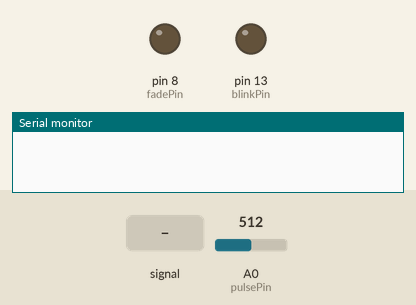
Simulated run of this sketch. Board: Arduino Uno, built with avr-gcc and run on an emulated ATmega328P. Shown: output pins drawn as LEDs (lit = HIGH), the last lines printed to the serial monitor. Dashed ring = blinking. Inputs (shaded band) come from the test bench; at power-on: A0 (pulsePin) = 512.

Above: at 1.2 s.
1.3 s: A0 (pulsePin) fed a 200 Hz sine of ±81 counts around its level
At 2.16 s:
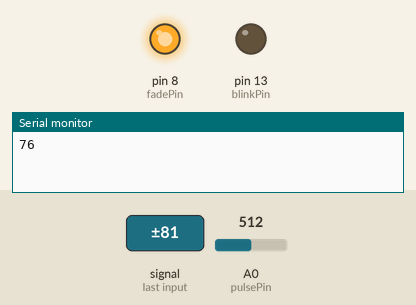
4.3 s: A0 (pulsePin) set to 513
At 7.08 s:
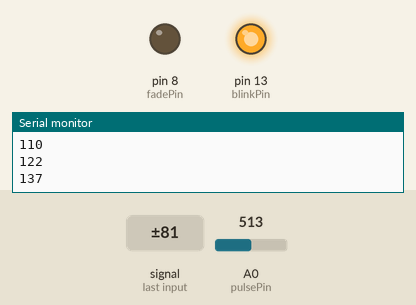
7.3 s: A0 (pulsePin) fed a 2 Hz sine of ±306 counts around its level
At 7.57 s:
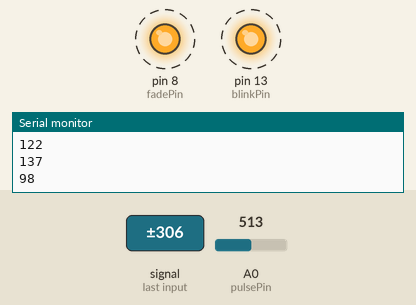
10.3 s: A0 (pulsePin) set to 535
11.8 s: A0 (pulsePin) set to 511
At 12.1 s:
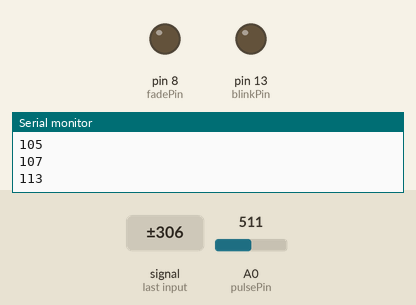
Timing chart, 0 to 14.3 s (numbered marks = the images above; inputs shaded):
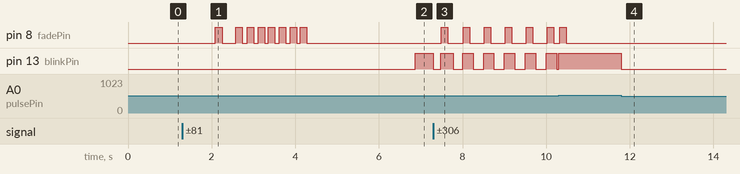

The sketch:

sketch_aug26b.ino
```cpp
//  Variables
int pulsePin = 0;                 // Pulse Sensor purple wire connected to analog pin 0
int blinkPin = 13;                // pin to blink led at each beat
int fadePin = 8;                  // pin to do fancy classy fading blink at each beat
int fadeRate = 0;                 // used to fade LED on with PWM on fadePin


// Volatile Variables, used in the interrupt service routine!
volatile int BPM;                   // int that holds raw Analog in 0. updated every 2mS
volatile int Signal;                // holds the incoming raw data
volatile int IBI = 600;             // int that holds the time interval between beats! Must be seeded!
volatile boolean Pulse = false;     // "True" when User's live heartbeat is detected. "False" when not a "live beat".
volatile boolean QS = false;        // becomes true when Arduoino finds a beat.

// Regards Serial OutPut  -- Set This Up to your needs
static boolean serialVisual = true;   // Set to 'false' by Default.  Re-set to 'true' to see Arduino Serial Monitor ASCII Visual Pulse

volatile int rate[10];                      // array to hold last ten IBI values
volatile unsigned long sampleCounter = 0;          // used to determine pulse timing
volatile unsigned long lastBeatTime = 0;           // used to find IBI
volatile int P = 512;                      // used to find peak in pulse wave, seeded
volatile int T = 512;                     // used to find trough in pulse wave, seeded
volatile int thresh = 525;                // used to find instant moment of heart beat, seeded
volatile int amp = 100;                   // used to hold amplitude of pulse waveform, seeded
volatile boolean firstBeat = true;        // used to seed rate array so we startup with reasonable BPM
volatile boolean secondBeat = false;      // used to seed rate array so we startup with reasonable BPM

void setup()
{
  pinMode(blinkPin,OUTPUT);         // pin that will blink to your heartbeat!
  pinMode(fadePin,OUTPUT);          // pin that will fade to your heartbeat!
  Serial.begin(115200);             // we agree to talk fast!
  interruptSetup();                 // sets up to read Pulse Sensor signal every 2mS
                                    // IF YOU ARE POWERING The Pulse Sensor AT VOLTAGE LESS THAN THE BOARD VOLTAGE,
                                    // UN-COMMENT THE NEXT LINE AND APPLY THAT VOLTAGE TO THE A-REF PIN
                                    //   analogReference(EXTERNAL);
}


//  Where the Magic Happens
void loop()
{
   serialOutput();

  if (QS == true) // A Heartbeat Was Found
    {
      // BPM and IBI have been Determined
      // Quantified Self "QS" true when arduino finds a heartbeat
      fadeRate = 255; // Makes the LED Fade Effect Happen, Set 'fadeRate' Variable to 255 to fade LED with pulse
      serialOutputWhenBeatHappens(); // A Beat Happened, Output that to serial.
      QS = false; // reset the Quantified Self flag for next time
    }

  ledFadeToBeat(); // Makes the LED Fade Effect Happen
  delay(20); //  take a break
}

void ledFadeToBeat()
{
   fadeRate -= 15;                         //  set LED fade value
   fadeRate = constrain(fadeRate,0,255);   //  keep LED fade value from going into negative numbers!
   analogWrite(fadePin,fadeRate);          //  fade LED
}

void interruptSetup()
{
  // Initializes Timer2 to throw an interrupt every 2mS.
  TCCR2A = 0x02;     // DISABLE PWM ON DIGITAL PINS 3 AND 11, AND GO INTO CTC MODE
  TCCR2B = 0x06;     // DON'T FORCE COMPARE, 256 PRESCALER
  OCR2A = 0X7C;      // SET THE TOP OF THE COUNT TO 124 FOR 500Hz SAMPLE RATE
  TIMSK2 = 0x02;     // ENABLE INTERRUPT ON MATCH BETWEEN TIMER2 AND OCR2A
  sei();             // MAKE SURE GLOBAL INTERRUPTS ARE ENABLED
}

void serialOutput()
{   // Decide How To Output Serial.
 if (serialVisual == true)
  {
     arduinoSerialMonitorVisual('-', Signal);   // goes to function that makes Serial Monitor Visualizer
  }
 else
  {
      sendDataToSerial('S', Signal);     // goes to sendDataToSerial function
   }
}

void serialOutputWhenBeatHappens()
{
 if (serialVisual == true) //  Code to Make the Serial Monitor Visualizer Work
   {
     Serial.println(BPM);
   }
 else
   {
     sendDataToSerial('B',BPM);   // send heart rate with a 'B' prefix
     sendDataToSerial('Q',IBI);   // send time between beats with a 'Q' prefix
   }
}

void arduinoSerialMonitorVisual(char symbol, int data )
{
  const int sensorMin = 0;      // sensor minimum, discovered through experiment
  const int sensorMax = 1024;    // sensor maximum, discovered through experiment
  int sensorReading = data; // map the sensor range to a range of 12 options:
  int range = map(sensorReading, sensorMin, sensorMax, 0, 11);
  // do something different depending on the
  // range value:
  switch (range)
  {
    case 0:
      break;
    case 1:
      //Serial.println("---");
      break;
    case 2:
      //Serial.println("------");
      break;
    case 3:
      //Serial.println("---------");
      break;
    case 4:
      //Serial.println("------------");
      break;
    case 5:
      //Serial.println("--------------|-");
      break;
    case 6:
      //Serial.println("--------------|---");
      break;
    case 7:
      //Serial.println("--------------|-------");
      break;
    case 8:
      //Serial.println("--------------|----------");
      break;
    case 9:
      //Serial.println("--------------|----------------");
      break;
    case 10:
      //Serial.println("--------------|-------------------");
      break;
    case 11:
      //Serial.println("--------------|-----------------------");
      break;
  }
}


void sendDataToSerial(char symbol, int data )
{

}

ISR(TIMER2_COMPA_vect) //triggered when Timer2 counts to 124
{
  cli();                                      // disable interrupts while we do this
  Signal = analogRead(pulsePin);              // read the Pulse Sensor
  sampleCounter += 2;                         // keep track of the time in mS with this variable
  int N = sampleCounter - lastBeatTime;       // monitor the time since the last beat to avoid noise
                                              //  find the peak and trough of the pulse wave
  if(Signal < thresh && N > (IBI/5)*3) // avoid dichrotic noise by waiting 3/5 of last IBI
    {
      if (Signal < T) // T is the trough
      {
        T = Signal; // keep track of lowest point in pulse wave
      }
    }

  if(Signal > thresh && Signal > P)
    {          // thresh condition helps avoid noise
      P = Signal;                             // P is the peak
    }                                        // keep track of highest point in pulse wave

  //  NOW IT'S TIME TO LOOK FOR THE HEART BEAT
  // signal surges up in value every time there is a pulse
  if (N > 250)
  {                                   // avoid high frequency noise
    if ( (Signal > thresh) && (Pulse == false) && (N > (IBI/5)*3) )
      {
        Pulse = true;                               // set the Pulse flag when we think there is a pulse
        digitalWrite(blinkPin,HIGH);                // turn on pin 13 LED
        IBI = sampleCounter - lastBeatTime;         // measure time between beats in mS
        lastBeatTime = sampleCounter;               // keep track of time for next pulse

        if(secondBeat)
        {                        // if this is the second beat, if secondBeat == TRUE
          secondBeat = false;                  // clear secondBeat flag
          for(int i=0; i<=9; i++) // seed the running total to get a realisitic BPM at startup
          {
            rate[i] = IBI;
          }
        }

        if(firstBeat) // if it's the first time we found a beat, if firstBeat == TRUE
        {
          firstBeat = false;                   // clear firstBeat flag
          secondBeat = true;                   // set the second beat flag
          sei();                               // enable interrupts again
          return;                              // IBI value is unreliable so discard it
        }
      // keep a running total of the last 10 IBI values
      word runningTotal = 0;                  // clear the runningTotal variable

      for(int i=0; i<=8; i++)
        {                // shift data in the rate array
          rate[i] = rate[i+1];                  // and drop the oldest IBI value
          runningTotal += rate[i];              // add up the 9 oldest IBI values
        }

      rate[9] = IBI;                          // add the latest IBI to the rate array
      runningTotal += rate[9];                // add the latest IBI to runningTotal
      runningTotal /= 10;                     // average the last 10 IBI values
      BPM = 60000/runningTotal;               // how many beats can fit into a minute? that's BPM!
      QS = true;                              // set Quantified Self flag
      // QS FLAG IS NOT CLEARED INSIDE THIS ISR
    }
  }

  if (Signal < thresh && Pulse == true)
    {   // when the values are going down, the beat is over
      digitalWrite(blinkPin,LOW);            // turn off pin 13 LED
      Pulse = false;                         // reset the Pulse flag so we can do it again
      amp = P - T;                           // get amplitude of the pulse wave
      thresh = amp/2 + T;                    // set thresh at 50% of the amplitude
      P = thresh;                            // reset these for next time
      T = thresh;
    }

  if (N > 2500)
    {                           // if 2.5 seconds go by without a beat
      thresh = 512;                          // set thresh default
      P = 512;                               // set P default
      T = 512;                               // set T default
      lastBeatTime = sampleCounter;          // bring the lastBeatTime up to date
      firstBeat = true;                      // set these to avoid noise
      secondBeat = false;                    // when we get the heartbeat back
    }

  sei();                                   // enable interrupts when youre done!
}// end isr
```

Measured:
- the behaviour switches between 512 and 513 on A0 (pulsePin) (found by bisection; images 1 and 2)
- after the input at 1.3 s, pin 8 (fadePin): goes HIGH 0.16 s, LOW 0.32 s, HIGH 0.16 s, LOW 0.12 s, 5 × (HIGH 0.16 s, LOW 0.10 s), HIGH 0.16 s, then LOW, starting after 0.79 s
- after the input at 4.3 s, pin 8 (fadePin): stops changing and stays LOW; pin 13 (blinkPin): LOW → HIGH after 2.6 s
- after the input at 7.3 s, pin 8 (fadePin): alternates HIGH for 0.16 s and LOW for 0.34 s, starting after 0.19 s; pin 13 (blinkPin): alternates HIGH for 0.25 s and LOW for 0.25 s, starting at once
- after the input at 11.8 s, pin 13 (blinkPin): HIGH → LOW at once
